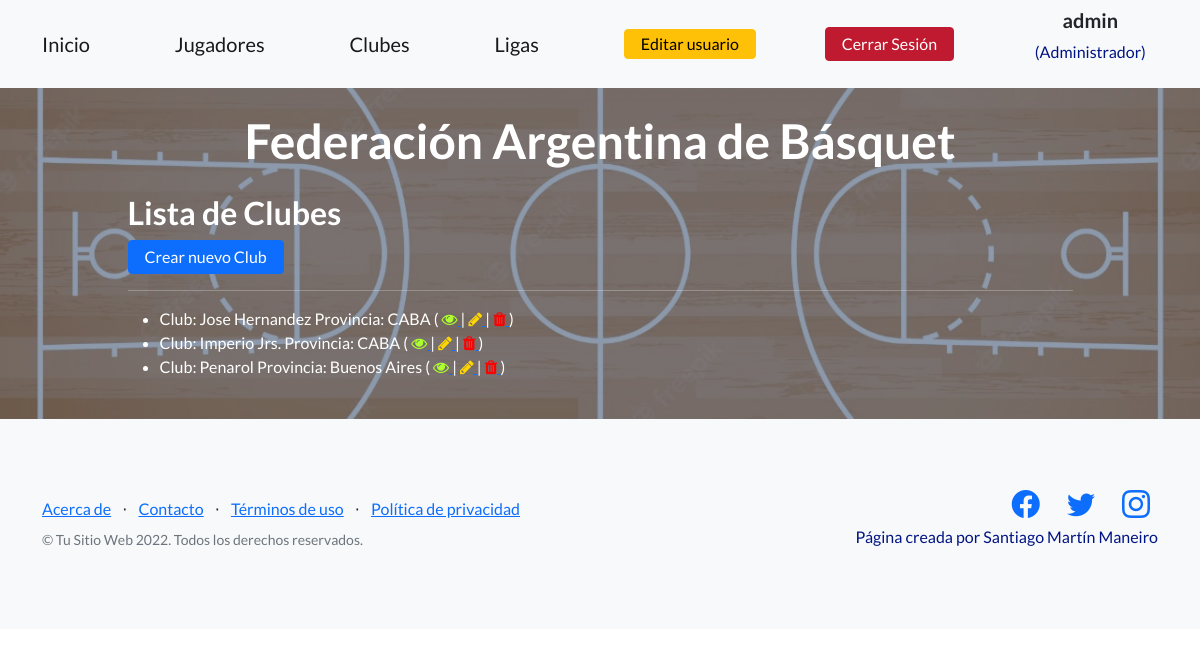
The page /clubes/ (signed in) on the database its author committed.
### clubes/models.py (models this page shows)
class Clubes(models.Model):
    nombre = models.CharField(max_length=30)
    provincia = models.CharField(max_length=30)
    descripcion = models.TextField(blank = True, null=True)
    def __str__(self):
        return f'Club: {self.nombre} \nProvincia: {self.provincia}'

### clubes/views.py (the view)
# urls.py: path('', views.ClubesListView.as_view(), name='clubes-list'),
class ClubesListView(ListView):
    model = Clubes
    template_name = "clubes_list.html"

### clubes/templates/clubes_list.html (shortened to what this page needs)
{% extends "index.html" %}
{% load static %}
{% block ProjectManeiro_content %}
{% if user.is_authenticated %}
<h2>Lista de Clubes</h2>
<a class="btn btn-azul" href="{% url 'clubes:clubes-add' %}">Crear nuevo Club</a>
{% endif %}
<hr></hr>
<ul>
    {% if user.is_authenticated %}
    {% for clubes in clubes_list %}
    <li>
        {{clubes}}
        (
        <a href="{% url 'clubes:clubes-detail' clubes.id %}">
            <i class="fa fa-eye" style="color:greenyellow"> </i>
        </a>
        |
        <a href="{% url 'clubes:clubes-update' clubes.id %}">
            <i class="fa fa-pencil" style="color:gold"> </i>
        </a>
        |
        <a href="{% url 'clubes:clubes-delete' clubes.id %}">
            <i class="fa fa-trash" style="color:red"> </i>
        </a>
        )
    </li>
    {% endfor %}
    {% endif %}
</ul>
{% endblock %}

### home/templates/index.html (shortened to what this page needs)
<!DOCTYPE html>
<html lang="en">
    <head>
        {% load static %}
        <link href="https://cdn.jsdelivr.net/npm/bootstrap-icons@1.5.0/font/bootstrap-icons.css" rel="stylesheet" type="text/css" />
        <link href="{% static 'home/css/styles.css' %}" rel="stylesheet" />
        <link rel="stylesheet" href="https://cdnjs.cloudflare.com/ajax/libs/font-awesome/4.7.0/css/font-awesome.min.css">
    </head>
    <body>
        <nav class="navbar navbar-light bg-light static-top">
            <div class="container">
                <a class="navbar-brand" href="{% url 'home:main' %}">Inicio</a>
                <a class="navbar-brand" href="{% url 'jugadores:jugadores-list' %}">Jugadores</a>
                <a class="navbar-brand" href="{% url 'clubes:clubes-list' %}">Clubes</a>
                <a class="navbar-brand" href="{% url 'ligas:ligas-list' %}">Ligas</a>
                {% if user.is_authenticated %}
                <a class="btn2 btn-warning" href="{% url 'user:user-update' %}">Editar usuario</a>
                <a class="btn btn-primary" href="{% url 'user:user-logout' %}">Cerrar Sesión</a>
                {% else %}
                <a class="btn btn-azul" href="{% url 'user:user-login' %}">Iniciar Sesión</a>
                {% endif %}
                {% if user.is_authenticated %}
                <div class="text-center">
                    <h5>{{ user.username }}</h5>
                        <div class="container">
                        {% if user.is_superuser %}
                        <h7><p style="color: rgb(0, 20, 131)" >(Administrador)</p></h7>
                        {% else %}
                        <h7><p style="color: rgb(0, 20, 131)" >(No eres Administrador)</p></h7>
                        {%endif%}
                        </div>
                {% endif %}
            </div>
        </nav>
        <header class="masthead">
            <div class="container position-relative">
                <div class="row justify-content-center">
                    <div class="col-xl-6">
                        <div class="text-center text-white">
                            <h1 class="mb-5">Federación Argentina de Básquet</h1>
                            <div class="text-lg-start text-white">
                                {% block ProjectManeiro_content %}
                                {% endblock %}
                            </div>
                        </div>
                    </div>
                </div>
            </div>
        </header>
        <footer class="footer bg-light">
            <div class="container">
                <div class="row">
                    <div class="col-lg-6 h-100 text-center text-lg-start my-auto">
                        <ul class="list-inline mb-2">
                            <li class="list-inline-item"><a href="{% url 'home:acerca-de' %}">Acerca de</a></li>
                            <li class="list-inline-item">⋅</li>
                            <li class="list-inline-item"><a href="{% url 'home:contacto' %}">Contacto</a></li>
                            <li class="list-inline-item">⋅</li>
                            <li class="list-inline-item"><a href="#!">Términos de uso</a></li>
                            <li class="list-inline-item">⋅</li>
                            <li class="list-inline-item"><a href="#!">Política de privacidad</a></li>
                        </ul>
                        <p class="text-muted small mb-4 mb-lg-0">&copy; Tu Sitio Web 2022. Todos los derechos reservados.</p>
                    </div>
                    <div class="col-lg-6 h-100 text-center text-lg-end my-auto">
                        <ul class="list-inline mb-0">
                            <li class="list-inline-item me-4">
                                <a href="http://facebook.com/saantiago.martin/"><i class="bi-facebook fs-3"></i></a>
                            </li>
                            <li class="list-inline-item me-4">
                                <a href="http://twitter.com/SantiiManeiro"><i class="bi-twitter fs-3"></i></a>
                            </li>
                            <li class="list-inline-item">
                                <a href="http://instagram.com/santimaneiro/"><i class="bi-instagram fs-3"></i></a>
                            </li>
                            <h7><p style="color: rgb(0, 20, 131)" >Página creada por Santiago Martín Maneiro</p></h7>
                        </ul>
                    </div>
                </div>
            </div>
        </footer>
    </body>
</html>

### rows shown on the page
Clubes: nombre+provincia "Club: Jose Hernandez Provincia: CABA"
Clubes: nombre+provincia "Club: Imperio Jrs. Provincia: CABA"
Clubes: nombre+provincia "Club: Penarol Provincia: Buenos Aires"

### other values the page prints
{{ user.username }} "admin"
